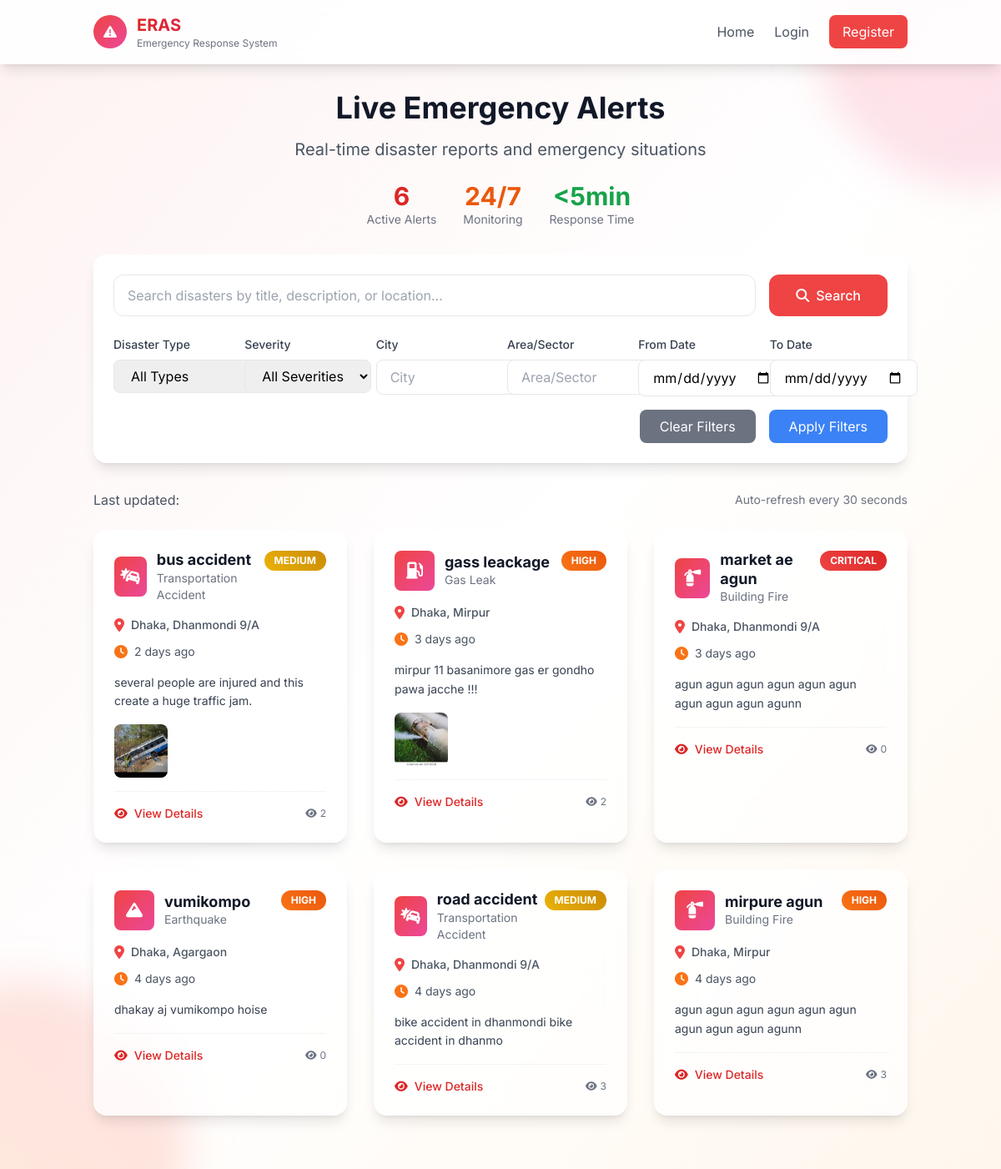
/disasters/, run on an earlier commit of the app's database.
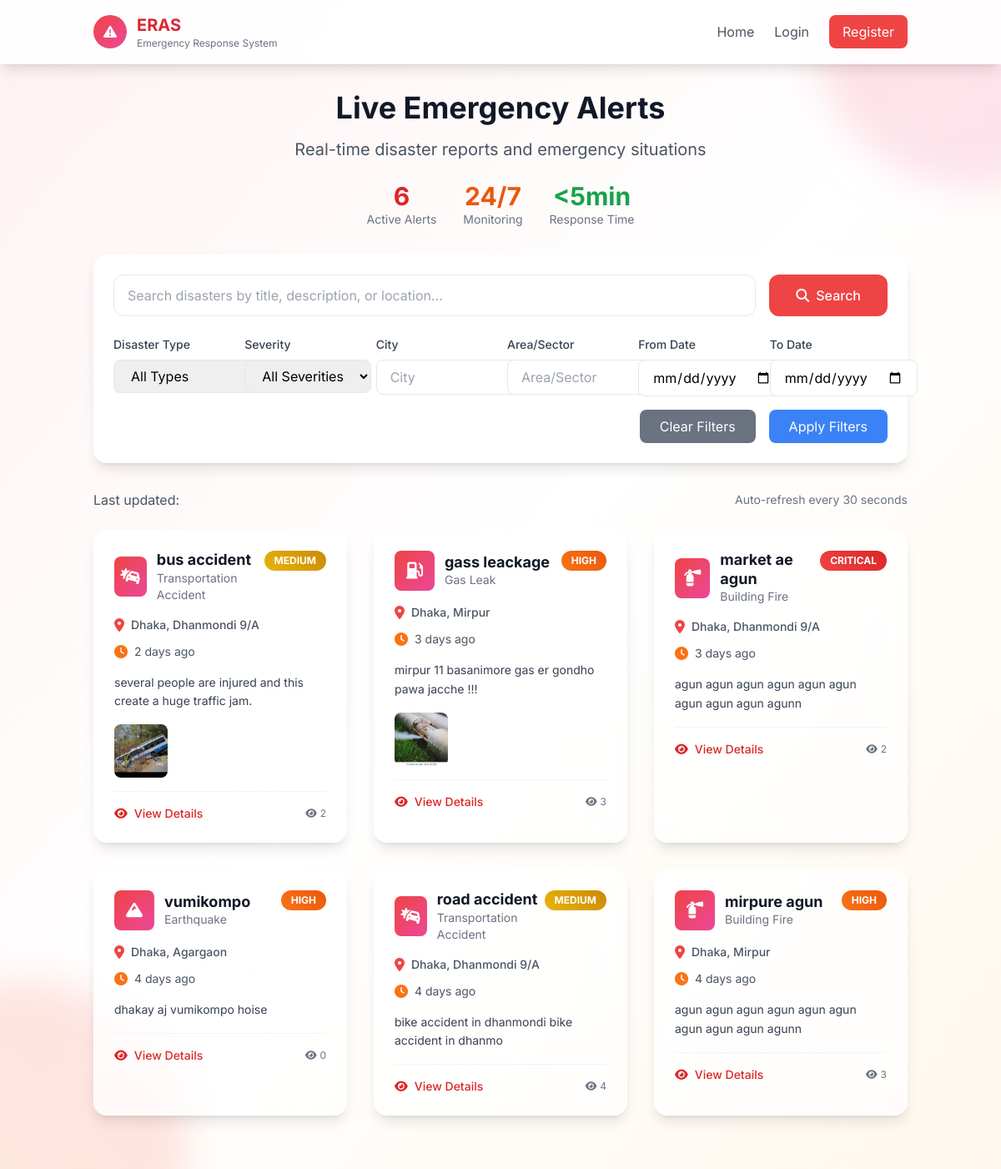
And on a later commit of the database.
### disasters/models.py (models this page shows, shortened)
class Disaster(models.Model):
    DISASTER_TYPE_CHOICES = [
        ('earthquake', 'Earthquake'),
        ('flood', 'Flood'),
        ('cyclone_storm', 'Cyclone/Storm'),
        ('wildfire', 'Fire (Wildfire)'),
        ('landslide', 'Landslide'),
        ('drought', 'Drought'),
        ('tsunami', 'Tsunami'),
        ('natural_other', 'Natural - Others'),
        ('building_fire', 'Building Fire'),
        ('industrial_accident', 'Industrial Accident'),
        ('chemical_spill', 'Chemical Spill'),
        ('transportation_accident', 'Transportation Accident'),
        ('bomb_threat', 'Bomb Threat/Explosion'),
        ('gas_leak', 'Gas Leak'),
        ('structural_collapse', 'Structural Collapse'),
        ('manmade_other', 'Man-Made - Others'),
    ]
    CATEGORY_CHOICES = [
        ('natural', 'Natural Disaster'),
        ('manmade', 'Man-Made Disaster'),
    ]
    SEVERITY_CHOICES = [
        ('critical', 'Critical'),
        ('high', 'High'),
        ('medium', 'Medium'),
        ('low', 'Low'),
    ]
    STATUS_CHOICES = [
        ('draft', 'Draft'),
        ('pending', 'Pending Review'),
        ('approved', 'Approved'),
        ('rejected', 'Rejected'),
        ('resolved', 'Resolved'),
        ('cancelled', 'Cancelled'),
    ]
    title = models.CharField(max_length=200)
    disaster_type = models.CharField(max_length=30, choices=DISASTER_TYPE_CHOICES)
    category = models.CharField(max_length=10, choices=CATEGORY_CHOICES)
    severity = models.CharField(max_length=10, choices=SEVERITY_CHOICES)
    description = models.TextField(help_text="Minimum 50 characters required")
    city = models.CharField(max_length=100)
    area_sector = models.CharField(max_length=100)
    specific_address = models.TextField(blank=True, help_text="Optional specific address")
    landmarks = models.CharField(max_length=200, blank=True, help_text="Nearby landmarks")
    incident_datetime = models.DateTimeField(help_text="When the disaster actually occurred")
    created_at = models.DateTimeField(auto_now_add=True)
    updated_at = models.DateTimeField(auto_now=True)
    reporter = models.ForeignKey(User, on_delete=models.CASCADE, related_name='reported_disasters')
    emergency_contact = models.CharField(max_length=15, blank=True, help_text="Emergency contact on scene")
    status = models.CharField(max_length=15, choices=STATUS_CHOICES, default='draft')
    approved_by = models.ForeignKey(User, on_delete=models.SET_NULL, null=True, blank=True,
                                    related_name='approved_disasters')
    approved_at = models.DateTimeField(null=True, blank=True)
    rejection_reason = models.TextField(blank=True)
    resolved_at = models.DateTimeField(null=True, blank=True)
    resolution_notes = models.TextField(blank=True)
    view_count = models.PositiveIntegerField(default=0)
    is_active = models.BooleanField(default=True)
    class Meta:
        ordering = ['-created_at']
        indexes = [
            models.Index(fields=['status', 'city', 'area_sector']),
            models.Index(fields=['disaster_type', 'severity']),
            models.Index(fields=['created_at']),
        ]
    def get_time_since_reported(self):
        now = timezone.now()
        diff = now - self.created_at
        if diff.days > 0:
            return f"{diff.days} day{'s' if diff.days != 1 else ''} ago"
        elif diff.seconds > 3600:
            hours = diff.seconds // 3600
            return f"{hours} hour{'s' if hours != 1 else ''} ago"
        elif diff.seconds > 60:
            minutes = diff.seconds // 60
            return f"{minutes} minute{'s' if minutes != 1 else ''} ago"
        else:
            return "Just now"
    def get_disaster_icon(self):
        icons = {
            'earthquake': 'fas fa-mountain',
            'flood': 'fas fa-water',
            'cyclone_storm': 'fas fa-wind',
            'wildfire': 'fas fa-fire',
            'landslide': 'fas fa-mountain',
            'drought': 'fas fa-sun',
            'tsunami': 'fas fa-water',
            'building_fire': 'fas fa-fire-extinguisher',
            'industrial_accident': 'fas fa-industry',
            'chemical_spill': 'fas fa-vial',
            'transportation_accident': 'fas fa-car-crash',
            'bomb_threat': 'fas fa-bomb',
            'gas_leak': 'fas fa-gas-pump',
            'structural_collapse': 'fas fa-building',
        }
        return icons.get(self.disaster_type, 'fas fa-exclamation-triangle')

### disasters/views.py (the view, shortened to what this page needs)
# urls.py: path('', views.disaster_list, name='disaster_list'),
def disaster_list(request):
    disasters = Disaster.objects.filter(status='approved').select_related('reporter')
    form = DisasterFilterForm(request.GET)
    if form.is_valid():
        if form.cleaned_data.get('disaster_type'):
            disasters = disasters.filter(disaster_type=form.cleaned_data['disaster_type'])
        if form.cleaned_data.get('severity'):
            disasters = disasters.filter(severity=form.cleaned_data['severity'])
        if form.cleaned_data.get('city'):
            disasters = disasters.filter(city__icontains=form.cleaned_data['city'])
        if form.cleaned_data.get('area_sector'):
            disasters = disasters.filter(area_sector__icontains=form.cleaned_data['area_sector'])
        if form.cleaned_data.get('date_from'):
            disasters = disasters.filter(created_at__date__gte=form.cleaned_data['date_from'])
        if form.cleaned_data.get('date_to'):
            disasters = disasters.filter(created_at__date__lte=form.cleaned_data['date_to'])
    search_query = request.GET.get('search', '')
    paginator = Paginator(disasters, 12)
    page_number = request.GET.get('page')
    page_obj = paginator.get_page(page_number)
    context = {
        'page_obj': page_obj,
        'filter_form': form,
        'search_query': search_query,
        'total_disasters': disasters.count(),
    }
    return render(request, 'disasters/disaster_list.html', context)

### templates/disasters/disaster_list.html (shortened to what the changed rows need)
{% load disasters_tags %}
<!DOCTYPE html>
<html lang="en">
<head>
    <script src="https://cdn.tailwindcss.com"></script>
    <link rel="stylesheet" href="https://cdnjs.cloudflare.com/ajax/libs/font-awesome/6.4.0/css/all.min.css">
</head>
<body class="min-h-screen bg-gradient-to-br from-red-50 via-white to-orange-50">
    <header class="bg-white/90 backdrop-blur-lg shadow-lg sticky top-0 z-50 border-b border-white/20">
        <div class="container mx-auto px-6 py-4 flex items-center justify-between">
            <div class="flex items-center space-x-3">
                <div>
                    <h1 class="text-xl font-bold bg-gradient-to-r from-red-600 to-pink-600 bg-clip-text text-transparent">ERAS</h1>
                </div>
            </div>
        </div>
    </header>
    <div class="container mx-auto px-6 py-8 relative z-10">
        <div class="text-center mb-8">
            <h2 class="text-4xl font-bold text-gray-900 mb-4">Live Emergency Alerts</h2>
        </div>
        {% if page_obj.object_list %}
            <div class="grid grid-cols-1 md:grid-cols-2 lg:grid-cols-3 gap-8 mb-8" id="disasterGrid">
                {% for disaster in page_obj.object_list %}
                    <div class="disaster-card rounded-2xl p-6 shadow-lg hover:shadow-2xl transition-all duration-300">
                        <div class="flex items-start justify-between mb-4">
                            <div class="flex items-center space-x-3">
                                <div class="w-12 h-12 bg-gradient-to-br from-red-500 to-pink-500 rounded-lg flex items-center justify-center text-white text-xl">
                                    <i class="{{ disaster.get_disaster_icon }}"></i>
                                </div>
                                <div>
                                    <h3 class="font-bold text-gray-900 text-lg leading-tight">{{ disaster.title|truncatechars:30 }}</h3>
                                    <p class="text-sm text-gray-500">{{ disaster.get_disaster_type_display }}</p>
                                </div>
                            </div>
                            <div class="severity-badge severity-{{ disaster.severity }} px-3 py-1 rounded-full text-xs font-bold">
                                {{ disaster.get_severity_display|upper }}
                            </div>
                        </div>
                        <div class="flex items-center text-gray-600 mb-3">
                            <i class="fas fa-map-marker-alt mr-2 text-red-500"></i>
                            <span class="text-sm font-medium">{{ disaster.city }}, {{ disaster.area_sector }}</span>
                        </div>
                        <div class="flex items-center text-gray-600 mb-4">
                            <i class="fas fa-clock mr-2 text-orange-500"></i>
                            <span class="text-sm">{{ disaster.get_time_since_reported }}</span>
                        </div>
                        <div class="mb-4">
                            <p class="text-gray-700 text-sm leading-relaxed">
                                {{ disaster.description|truncatechars:120 }}
                            </p>
                        </div>
                        {% if disaster.images.exists %}
                            <div class="mb-4">
                                <div class="flex space-x-2 overflow-x-auto">
                                    {% for image in disaster.images.all|slice:":3" %}
                                        <img src="{{ image.image.url }}" alt="{{ image.caption|default:'Disaster image' }}"
                                             class="w-16 h-16 object-cover rounded-lg flex-shrink-0">
                                    {% endfor %}
                                </div>
                            </div>
                        {% endif %}
                        <div class="flex items-center justify-between pt-4 border-t border-gray-100">
                            <a href="{% url 'disasters:disaster_detail' disaster.id %}"
                               class="flex items-center text-red-600 hover:text-red-700 font-medium text-sm transition-colors">
                                <i class="fas fa-eye mr-2"></i>View Details
                            </a>
                            <div class="flex items-center space-x-4">
                                <span class="text-xs text-gray-500 flex items-center">
                                    <i class="fas fa-eye mr-1"></i>{{ disaster.view_count }}
                                </span>
                            </div>
                        </div>
                    </div>
                {% endfor %}
            </div>
        {% endif %}
    </div>
</body>
</html>

What changed in the data, as far as the page shows it:
changed Disaster "gass leackage": view_count "2" → "3"
changed Disaster "market ae agun": view_count "0" → "2"
changed Disaster "road accident": view_count "3" → "4"
